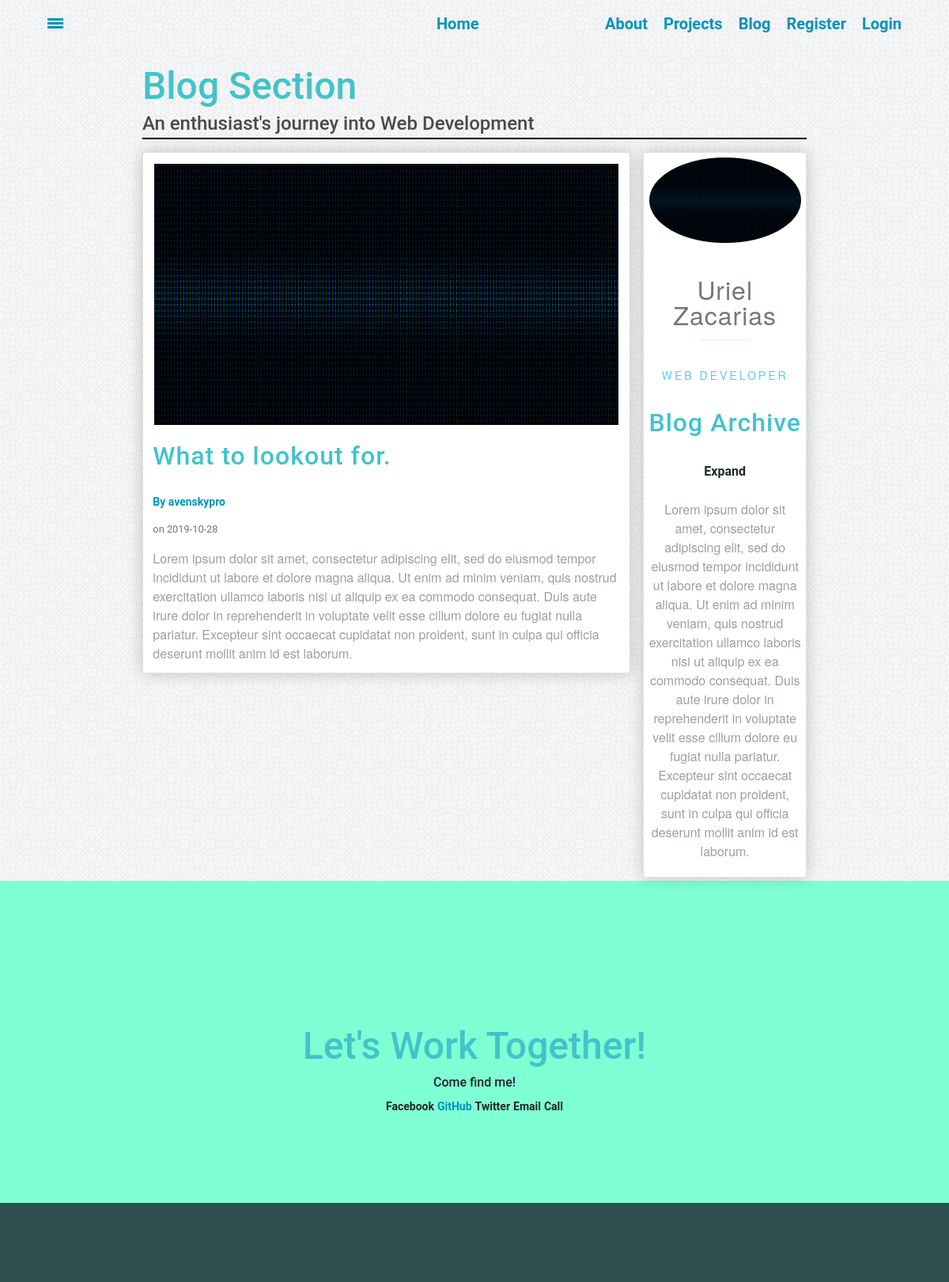
/post/7, run on an earlier commit of the app's database.
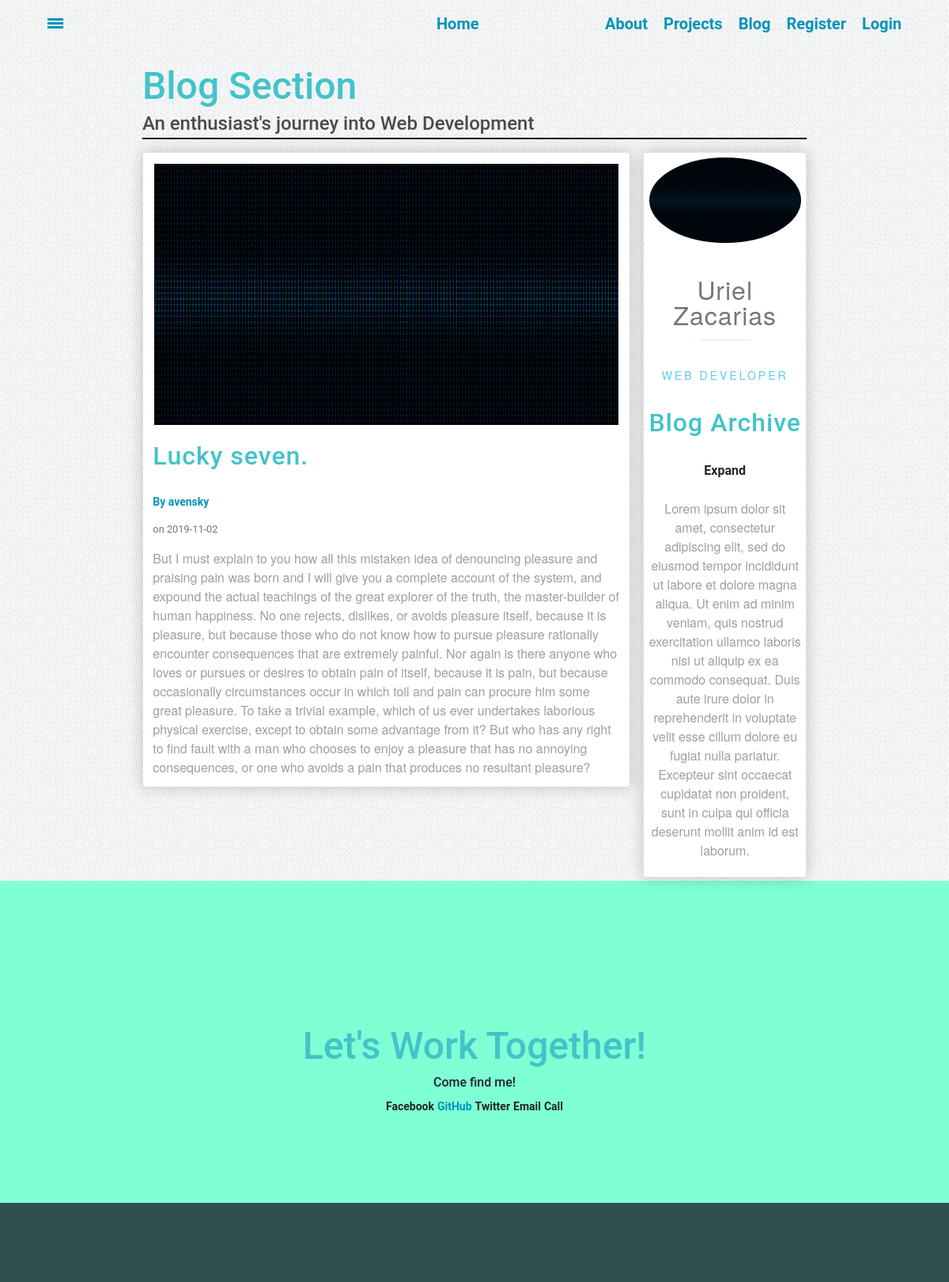
And on a later commit of the database.
### webdev/models.py (models this page shows, shortened)
class Post(db.Model):
    __tablename__= 'post'
    id = db.Column(db.Integer, primary_key=True)
    title = db.Column(db.String(100), nullable=False)
    date_posted = db.Column(db.DateTime, nullable=False, default=datetime.datetime.utcnow())
    content = db.Column(db.Text, nullable=False)
    user_id = db.Column(db.Integer, db.ForeignKey('user.id'), nullable=False)

class User(db.Model, UserMixin):
    id = db.Column(db.Integer, primary_key=True)
    username = db.Column(db.String(20), unique=True, nullable=False)
    email = db.Column(db.String(120),  unique=True, nullable=False)
    image_file = db.Column(db.String(20), nullable=False, default='blank_user.gif')
    password = db.Column(db.String(60), nullable=False)
    posts = db.relationship('Post', backref='author', lazy=True)

### webdev/routes.py (the view)
@app.route("/post/<int:post_id>")
def post(post_id):
	post = Post.query.get(post_id)
	return render_template('post.html', title=post.title, post=post)

### webdev/templates/post.html (shortened to what this page needs)
{% extends "main.html" %}
{% block content %}
<div class="blog-wrapper content-wrapper" id="blog">
	<div class="box header">
		<h2>Blog Section</h2>
		<h3>An enthusiast's journey into Web Development</h3>
	</div>
	<div class="box content">
		<div class="blog-card card">
			<img class="card-img blog-card-img" src="{{ url_for('static', filename='pics/heading.gif') }}">
			<h2 class="card-title">{{ post.title }}</h2>
			<a class="mr-2" href="#">By {{ post.author.username }}</a>
			<small class="text-muted"> on {{ post.date_posted.strftime('%Y-%m-%d') }}</small>
			<p class="card-content">{{ post.content }}</p>
		</div>
	</div>
	<div class="box sidebar">
		<div class="side-card card">
			<img class="card-img" src="{{ url_for('static', filename='pics/heading.gif') }}">
			<p class="card-name">Uriel Zacarias</p>
			<p class="card-position">Web Developer</p>
			<h2 class="card-title">Blog Archive</h2>
			<div class="card-archive">
			  <label for="togList1">
			    <span>Expand</span>
			  </label>
			</div>
			<p class="card-info">Lorem ipsum dolor sit amet, consectetur adipiscing elit, sed do eiusmod tempor incididunt ut labore et dolore magna aliqua. Ut enim ad minim veniam, quis nostrud exercitation ullamco laboris nisi ut aliquip ex ea commodo consequat. Duis aute irure dolor in reprehenderit in voluptate velit esse cillum dolore eu fugiat nulla pariatur. Excepteur sint occaecat cupidatat non proident, sunt in culpa qui officia deserunt mollit anim id est laborum.</p>
		</div>
	</div>
</div>
{% endblock %}

### webdev/templates/main.html (shortened to what this page needs)
<!DOCTYPE html>
<html lang="en">
	<head>
		<link rel="stylesheet" href="https://maxcdn.bootstrapcdn.com/bootstrap/4.0.0/css/bootstrap.min.css">
		<link rel="stylesheet" type="text/css" href="{{ url_for('static', filename='styles.css') }}">
	</head>
	<body>
		<div class="wrapper" style='height: 100%; width: 100%; background:url({{ url_for("static", filename="pics/circlelight.png")}}) repeat;'>
			<nav class="navbar" id="navbar">
			  <div class="navbox navleft">
			    <li class="navbar-item"><a href="#" class="box-shadow-menu"></a></li>
			  </div>
			  <div class="navbox navcenter">
			    <li class="navbar-item"><a href="{{url_for('showHome')}}">Home</a></li>
			  </div>
			  <div class="navbox navright">
			    <li class="navbar-item"><a href="{{url_for('showHome')}}#welcome">About</a></li>
			    <li class="navbar-item"><a href="{{url_for('showHome')}}#projects">Projects</a></li>
			    <li class="navbar-item"><a href="{{url_for('showBlog')}}">Blog</a></li>
					{% if current_user.is_authenticated %}
					<li class="navbar-item">
						<a href="{{ url_for('account') }}">Account</a>
					</li>
					<li class="navbar-item">
						<a href="{{ url_for('logout') }}">Logout</a>
					</li>
					{% else %}
					<li class="navbar-item">
						<a href="{{ url_for('register') }}">Register</a>
					</li>
					<li class="navbar-item">
						<a href="{{ url_for('login') }}">Login</a>
					</li>
					{% endif %}
			  </div>
			</nav>
			{% block content %}{% endblock %}
			<div id="contact">
				<h2>Let's Work Together!</h2>
				<h6>Come find me!</h6>
				<a class="ctn">Facebook</a>
				<a href="https://github.com/Avensky" class="ctn" id="card-link" target="_blank">GitHub</a>
				<a class="ctn">Twitter</a>
				<a class="ctn">Email</a>
				<a class="ctn">Call</a>
			</div>
			<div id="footer"></div>
		</div>
	</body>
</html>

### webdev/static/styles.css (style rules this page uses)
.navbar { display: flex; margin: 0px; height:8vh; position: fixed; width: 100%; list-style: none; padding: 0px; z-index: 10000; }
.navbox { flex: 1; display: flex; justify-content: center; align-items: center; }
.navleft { justify-content: flex-start; padding-left: 50px; }
.navright { justify-content: flex-end; padding-right: 50px; }
.navbar-item { padding: 10px; white-space: nowrap; }
.navbar-item a { text-decoration: none; font-size: 1.25em; }
.box-shadow-menu { position: relative; padding-left: 1.25em; }
.box-shadow-menu:before { content: ""; position: absolute; left: 0; top: 0.25em; width: 1em; height: 0.15em; background: #0093B9; box-shadow: 0 0.25em 0 0 #0093B9, 0 0.5em 0 0 #0093B9; }
.header h2 { font-size: 3em; margin:0px; }
.header h3 { margin: 0px; font-size: 1.5em; line-height: 1.5em; }
.header { align-items: center; margin-bottom:2%; white-space: nowrap; height:100%; border-bottom: solid 2px black; }
.content-wrapper { min-height: 90vh; margin: 0 15%; padding: 10vh 0 0; display: grid; grid-template-rows: 12vh min-content; grid-gap: 1em; grid-template-columns: 1fr; grid-template-areas: "header" "content" }
.sidebar { grid-area: sidebar; }
.content { grid-area: content; }
.header { grid-area: header; }
.blog-wrapper { grid-template-columns: 14vw; grid-template-areas: "header header header header header header header" "content content content content content content sidebar"; }
.card { background-color: rgba(255, 255, 255, 1); box-shadow: 0 0 20px rgba(0,0,0,.2); padding:2%; display: grid; grid-gap: 1em; margin-bottom: 2%; }
.card-name::after { margin-left: 0; }
.card-name { grid-area: name; }
.card-img { grid-area: image; }
.card-position { grid-area: position; }
.card-info { grid-area: info; }
.card-archive { grid-area: archive; }
.blog-card { grid-template-rows: 1fr; grid-template-columns: 1fr; grid-template-areas: "image" "title" "author" "content"; }
.side-card { display: flex; text-align: center; }
a { color: dodgerblue; }
.card-info { font-weight: 300; opacity: .7; }
.card-name { text: nowrap; letter-spacing: 1px; font-size: 2rem; margin: .75em 0 0; line-height: 1; }
.card-name::after { content: ''; display: block; width: 2em; height: 1px; background: #5bcbf0; margin: .5em auto .65em; opacity: .25; }
.card-position { text-transform: uppercase; font-size: .875rem; letter-spacing: 3px; margin: 0 0 .5vem; line-height: 1; color: #5bcbf0; }
.card-img { justify-self: center; max-width: 100%; border-radius: 50%; border: 2px solid white; }
.blog-card-img { justify-self: center; max-width: 100%; border-radius: 50%; border: 2px solid white; border-radius: 0; }
.card-title { letter-spacing: 1px; margin: .15em 0 .55em; line-height: 1; font-size: 2rem; }
.card-content { font-weight: 300; opacity: .7; margin: 0 0; }
#contact { background-color:aquamarine; text-align: center; padding: 180px 0 110px 0px; margin: 0px 0px; }
#footer { margin: 0px; background-color: darkslategrey; color: white; height:100px; padding: 20px; text-align: center; }
body { margin: 0px; overflow-x: hidden; }
* { font-family: "Helvetica Neue Bold", Roboto, Helvetica, Arial, sans-serif; font-weight: 700; }
h2 { font-size: 3em; color: #42C3C9; }
h3 { font-size: 24px; color: #4A4A4A; line-height: 23px; }
p { font-family: "Helvetica Neue", Roboto, Helvetica, Arial, sans-serif; font-size: 16px; color: #7B7573; font-weight: 400; }
a { font-size: 14px; color: #0093B9; line-height: 17px; }

What changed in the data, as far as the page shows it:
no longer on this page (row edited): User: author.username "avenskypro"
changed Post: title "What to lookout for." → "Lucky seven."; date_posted "2019-10-28" → "2019-11-02"; content "Lorem ipsum dolor sit amet, consectetur adipiscing elit, sed do eiusmod tempor incididunt ut labore et dolore magna aliqua. Ut enim ad minim veniam, quis nostrud exercitation ullamco laboris nisi ut aliquip ex ea commodo consequat. Duis aute irure dolor in reprehenderit in voluptate velit esse cillum dolore eu fugiat nulla pariatur. Excepteur sint occaecat cupidatat non proident, sunt in culpa qui officia deserunt mollit anim id est laborum." → "But I must explain to you how all this mistaken idea of denouncing pleasure and praising pain was born and I will give you a complete account of the system, and expound the actual teachings of the great explorer of the truth, the master-builder of human happiness. No one rejects, dislikes, or avoids pleasure itself, because it is pleasure, but because those who do not know how to pursue pleasure rationally encounter consequences that are extremely painful. Nor again is there anyone who loves or pursues or desires to obtain pain of itself, because it is pain, but because occasionally circumstances occur in which toil and pain can procure him some great pleasure. To take a trivial example,…"
now on this page (row edited): User: author.username "avensky"
